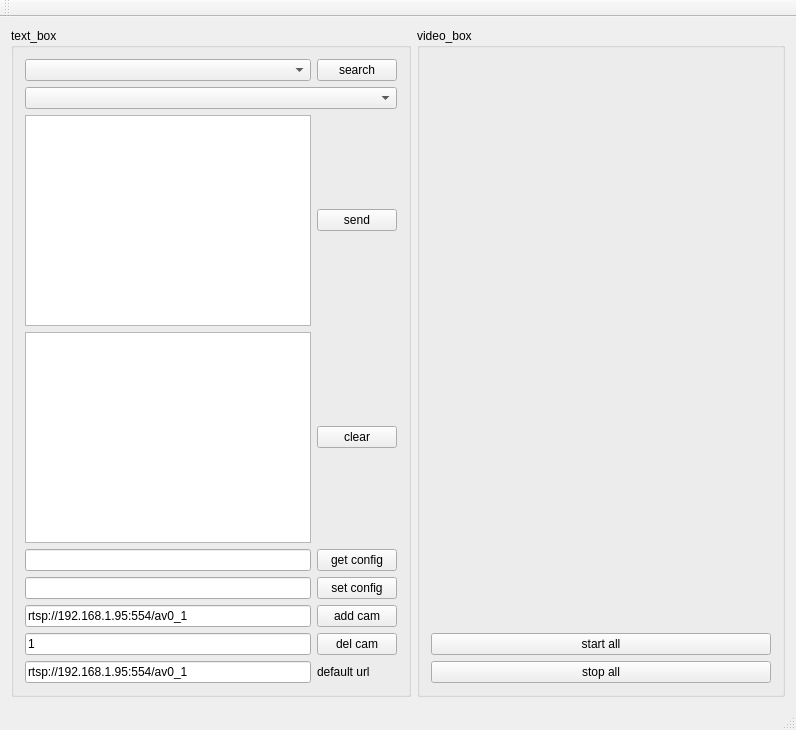
<?xml version="1.0" encoding="UTF-8"?>
<ui version="4.0">
 <class>MainWindow</class>
 <widget class="QMainWindow" name="MainWindow">
  <property name="geometry">
   <rect>
    <x>0</x>
    <y>0</y>
    <width>796</width>
    <height>730</height>
   </rect>
  </property>
  <property name="windowTitle">
   <string>MainWindow</string>
  </property>
  <widget class="QWidget" name="centralWidget">
   <layout class="QGridLayout" name="gridLayout_3">
    <item row="0" column="0">
     <widget class="QGroupBox" name="groupBox_text">
      <property name="maximumSize">
       <size>
        <width>400</width>
        <height>16777215</height>
       </size>
      </property>
      <property name="title">
       <string>text_box</string>
      </property>
      <layout class="QGridLayout" name="gridLayout">
       <item row="4" column="1">
        <widget class="QPushButton" name="pushButton_getconfig">
         <property name="text">
          <string>get config</string>
         </property>
        </widget>
       </item>
       <item row="1" column="0" colspan="2">
        <widget class="QComboBox" name="comboBox_cameras"/>
       </item>
       <item row="4" column="0">
        <widget class="QLineEdit" name="lineEdit_getconfig"/>
       </item>
       <item row="3" column="0">
        <widget class="QPlainTextEdit" name="plainTextEdit_recive"/>
       </item>
       <item row="2" column="1">
        <widget class="QPushButton" name="pushButton_send">
         <property name="text">
          <string>send</string>
         </property>
        </widget>
       </item>
       <item row="5" column="1">
        <widget class="QPushButton" name="pushButton_setconfig">
         <property name="text">
          <string>set config</string>
         </property>
        </widget>
       </item>
       <item row="0" column="0">
        <widget class="QComboBox" name="comboBox_search"/>
       </item>
       <item row="6" column="0">
        <widget class="QLineEdit" name="lineEdit_addcam">
         <property name="text">
          <string>rtsp://192.168.1.95:554/av0_1</string>
         </property>
        </widget>
       </item>
       <item row="3" column="1">
        <widget class="QPushButton" name="pushButton_recive">
         <property name="text">
          <string>clear</string>
         </property>
        </widget>
       </item>
       <item row="2" column="0">
        <widget class="QPlainTextEdit" name="plainTextEdit_send"/>
       </item>
       <item row="8" column="1">
        <widget class="QPushButton" name="pushButton_delcam">
         <property name="text">
          <string>del cam</string>
         </property>
        </widget>
       </item>
       <item row="0" column="1">
        <widget class="QPushButton" name="pushButton_search">
         <property name="text">
          <string>search</string>
         </property>
        </widget>
       </item>
       <item row="8" column="0">
        <widget class="QLineEdit" name="lineEdit_delcam">
         <property name="text">
          <string>1</string>
         </property>
        </widget>
       </item>
       <item row="6" column="1">
        <widget class="QPushButton" name="pushButton_addcam">
         <property name="text">
          <string>add cam</string>
         </property>
        </widget>
       </item>
       <item row="5" column="0">
        <widget class="QLineEdit" name="lineEdit_setconfig"/>
       </item>
       <item row="11" column="0">
        <widget class="QLineEdit" name="lineEdit_default_url">
         <property name="text">
          <string>rtsp://192.168.1.95:554/av0_1</string>
         </property>
        </widget>
       </item>
       <item row="11" column="1">
        <widget class="QLabel" name="labe_default_url">
         <property name="maximumSize">
          <size>
           <width>100</width>
           <height>16777215</height>
          </size>
         </property>
         <property name="text">
          <string>default url</string>
         </property>
        </widget>
       </item>
      </layout>
     </widget>
    </item>
    <item row="0" column="1">
     <widget class="QGroupBox" name="groupBox_video">
      <property name="title">
       <string>video_box</string>
      </property>
      <layout class="QGridLayout" name="gridLayout_2">
       <item row="2" column="0">
        <widget class="QPushButton" name="pushButton_stop">
         <property name="text">
          <string>stop all</string>
         </property>
        </widget>
       </item>
       <item row="0" column="0">
        <widget class="QWidget" name="widget_video" native="true">
         <layout class="QVBoxLayout" name="verticalLayout">
          <item>
           <layout class="QGridLayout" name="gridLayout_video"/>
          </item>
         </layout>
        </widget>
       </item>
       <item row="1" column="0">
        <widget class="QPushButton" name="pushButton_start">
         <property name="text">
          <string>start all</string>
         </property>
        </widget>
       </item>
      </layout>
     </widget>
    </item>
   </layout>
  </widget>
  <widget class="QMenuBar" name="menuBar">
   <property name="geometry">
    <rect>
     <x>0</x>
     <y>0</y>
     <width>796</width>
     <height>20</height>
    </rect>
   </property>
  </widget>
  <widget class="QToolBar" name="mainToolBar">
   <attribute name="toolBarArea">
    <enum>TopToolBarArea</enum>
   </attribute>
   <attribute name="toolBarBreak">
    <bool>false</bool>
   </attribute>
  </widget>
  <widget class="QStatusBar" name="statusBar"/>
 </widget>
 <layoutdefault spacing="6" margin="11"/>
 <resources/>
 <connections/>
</ui>
